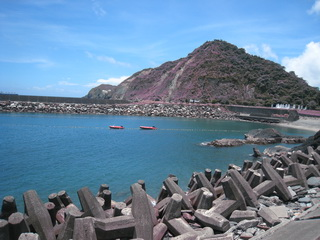
#> input picture python_sample_code/ch10/media/img01.jpg, 320 x 240 px, found by its file name
$ python showimage1.py
#> lines starting #> are read from the running program, lines starting #| are printed output that depends on the picture
import cv2
cv2.namedWindow("ShowImage1")
cv2.namedWindow("ShowImage2")
image1 = cv2.imread("media\\img01.jpg")
#> image1 is the input picture: shape (240, 320, 3); mean B, G, R 156.6, 130.8, 102
#image1 = cv2.imread("media\\img01.jpg", 1)
image2 = cv2.imread("media\\img01.jpg", 0)
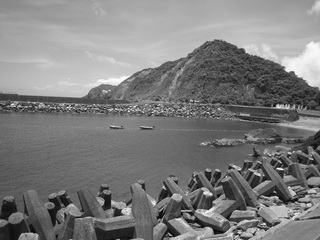
#> image2: shape (240, 320); min 0, max 255, mean 125.1
cv2.imshow("ShowImage1", image1)
cv2.imshow("ShowImage2", image2)
cv2.waitKey(0)
#cv2.waitKey(10000)
cv2.destroyAllWindows()

$ run again, with python_sample_code/ch10/media/bank.jpg copied over python_sample_code/ch10/media/img01.jpg
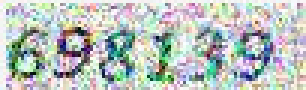
#> input picture python_sample_code/ch10/media/bank.jpg, 102 x 30 px, found by its file name (shown 3 times larger)
#> image1 is the input picture: shape (30, 102, 3); mean B, G, R 189.8, 193.8, 185.2
#> `image2 = cv2.imread("media\\img01.jpg", 0)`:
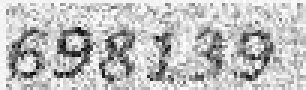
#> image2: shape (30, 102) (shown 3 times larger); min 6, max 255, mean 190.9

$ run again, with python_sample_code/ch10/media/face1.jpg copied over python_sample_code/ch10/media/img01.jpg
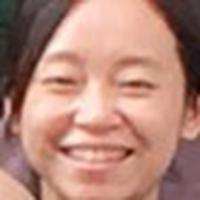
#> input picture python_sample_code/ch10/media/face1.jpg, 200 x 200 px, found by its file name
#> image1 is the input picture: shape (200, 200, 3); mean B, G, R 121.2, 134.3, 180.3
#> `image2 = cv2.imread("media\\img01.jpg", 0)`:
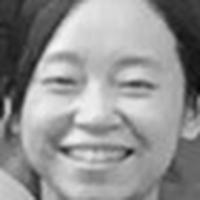
#> image2: shape (200, 200); min 3, max 247, mean 146.6

$ run again, with python_sample_code/ch10/media/face2.jpg copied over python_sample_code/ch10/media/img01.jpg
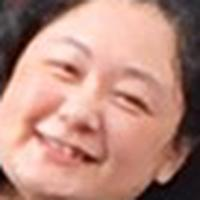
#> input picture python_sample_code/ch10/media/face2.jpg, 200 x 200 px, found by its file name
#> image1 is the input picture: shape (200, 200, 3); mean B, G, R 126.1, 138.8, 184.3
#> `image2 = cv2.imread("media\\img01.jpg", 0)`:
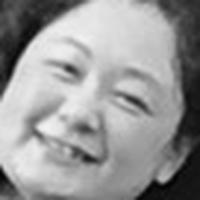
#> image2: shape (200, 200); min 0, max 243, mean 151
